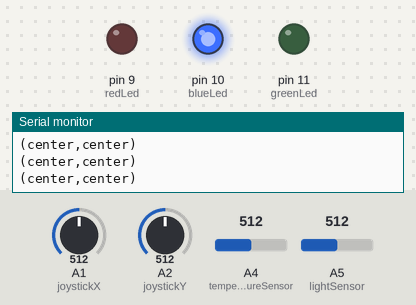
A sketch run on a simulated Arduino Uno, built with avr-gcc and run on an emulated ATmega328P. On the bench: output pins drawn as LEDs (lit = HIGH), the last lines printed to the serial monitor. The inputs (shaded band) are chosen by the test bench; at power-on: A1 (joystickX) = 512, A2 (joystickY) = 512, A4 (temperatureSensor) = 512, A5 (lightSensor) = 512.

Above: at 10.9 s.
11.0 s: A1 (joystickX) set to 354
12.5 s: A1 (joystickX) set to 334
14.4 s: A2 (joystickY) set to 360
15.9 s: A2 (joystickY) set to 330
At 20.2 s:
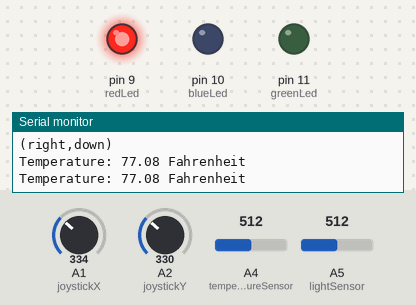
20.3 s: A4 (temperatureSensor) set to 629
24.7 s: A4 (temperatureSensor) set to 653
At 30.6 s:
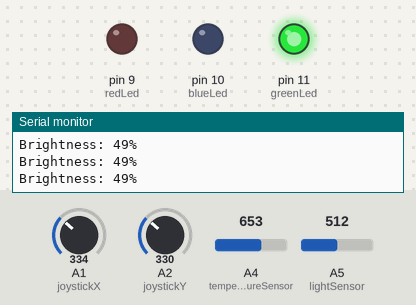
Timing chart, 0 to 61.5 s (numbered marks = the images above; inputs shaded):
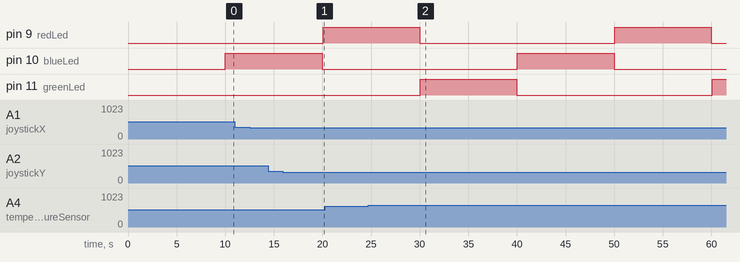

The sketch:

sketch_lab5.ino
```cpp
#include <TimerOne.h>
//all my variables
int joystickX = A1;
int joystickY = A2;
int temperatureSensor = A4;
int lightSensor = A5;
int greenLed = 11;
int blueLed = 10;
int redLed = 9;
int choice;
int Vo;
float R1 = 10000;
float logR2, R2, Temperature;
float c1 = 0.001129148, c2 = 0.000234125, c3 = 0.0000000876741;
String xZone;
String yZone;
volatile int taskNum = 0;
void setup() {
Serial.begin(9600);
pinMode(greenLed, OUTPUT);
pinMode(blueLed, OUTPUT);
pinMode(redLed, OUTPUT);
Timer1.initialize(10000000);
Timer1.attachInterrupt(swapTasks);
}
void loop() {
if (taskNum == 1) {
digitalWrite(blueLed, HIGH);
choice = 1;
}
else if (taskNum == 2) {
digitalWrite(redLed, HIGH);
choice = 2;
}
else if (taskNum == 3) {
digitalWrite(greenLed, HIGH);
choice = 3;
}
//Repeat choice until new one is chosen
//print joystick output
if (choice == 1) {
int x = analogRead(joystickX);
int y = analogRead(joystickY);
if (x < 342) {
xZone = "right";
} else if (x > 682) {
xZone = "left";
} else {
xZone = "center";
}
if (y < 342) {
yZone = "down";
} else if (y > 682) {
yZone = "up";
} else {
yZone = "center";
}
Serial.println("(" + xZone + "," + yZone + ")");
}
//print temperature output
else if (choice == 2) {
Vo = analogRead(temperatureSensor);
R2 = R1 * (1023.0 / (float)Vo - 1.0);
logR2 = log(R2);
Temperature = (1.0 / (c1 + c2*logR2 + c3*logR2*logR2*logR2));
Temperature = Temperature - 273.15;
Temperature = (Temperature * 9.0)/ 5.0 + 32.0;
Serial.print("Temperature: ");
Serial.print(Temperature);
Serial.println(" Fahrenheit");
}
//print light output
else if (choice == 3) {
int light = analogRead(lightSensor);
int brightness = map(light, 0, 1000, 100, 0);
Serial.println("Brightness: " + String(brightness) + "%");
}
delay(100);
}
void swapTasks(){
if (taskNum == 3){
taskNum = 1;
}
else {
taskNum++;
}
digitalWrite(greenLed,LOW);
digitalWrite(blueLed, LOW);
digitalWrite(redLed, LOW);
}
```

Measured:
- the behaviour switches between 342 and 341 on A2 (joystickY) (found by bisection; images 0 and 1)
- the behaviour switches between 646 and 647 on A4 (temperatureSensor) (found by bisection; images 1 and 2)
